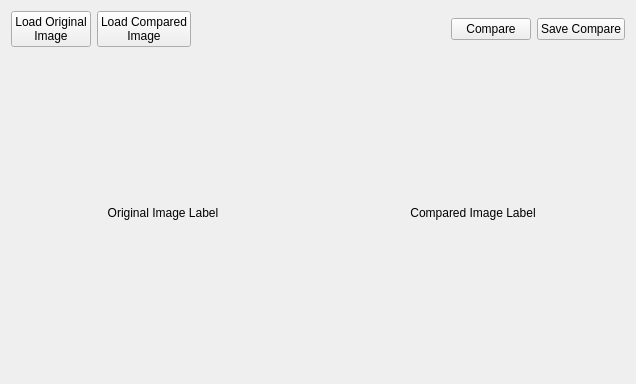
<?xml version="1.0" encoding="UTF-8"?>
<ui version="4.0">
 <class>Tab</class>
 <widget class="QWidget" name="Tab">
  <property name="geometry">
   <rect>
    <x>0</x>
    <y>0</y>
    <width>636</width>
    <height>384</height>
   </rect>
  </property>
  <property name="windowTitle">
   <string>Form</string>
  </property>
  <layout class="QVBoxLayout" name="vLayout">
   <item>
    <layout class="QHBoxLayout" name="hLayout">
     <item>
      <widget class="QPushButton" name="btn_loadOriImage">
       <property name="text">
        <string>Load Original 
Image</string>
       </property>
      </widget>
     </item>
     <item>
      <widget class="QPushButton" name="btn_loadCmpImage">
       <property name="text">
        <string>Load Compared 
Image</string>
       </property>
      </widget>
     </item>
     <item>
      <spacer name="hSpacer">
       <property name="orientation">
        <enum>Qt::Horizontal</enum>
       </property>
       <property name="sizeHint" stdset="0">
        <size>
         <width>40</width>
         <height>20</height>
        </size>
       </property>
      </spacer>
     </item>
     <item>
      <widget class="QPushButton" name="btn_compareImage">
       <property name="text">
        <string>Compare</string>
       </property>
      </widget>
     </item>
     <item>
      <widget class="QPushButton" name="btn_saveCmpResult">
       <property name="text">
        <string>Save Compare</string>
       </property>
      </widget>
     </item>
    </layout>
   </item>
   <item>
    <layout class="QHBoxLayout" name="hLayout_2">
     <item>
      <widget class="ImageLabel" name="lb_oriImage">
       <property name="sizePolicy">
        <sizepolicy hsizetype="Expanding" vsizetype="Expanding">
         <horstretch>0</horstretch>
         <verstretch>0</verstretch>
        </sizepolicy>
       </property>
       <property name="minimumSize">
        <size>
         <width>300</width>
         <height>300</height>
        </size>
       </property>
       <property name="text">
        <string>Original Image Label</string>
       </property>
       <property name="alignment">
        <set>Qt::AlignCenter</set>
       </property>
      </widget>
     </item>
     <item>
      <widget class="ImageLabel" name="lb_cmpImage">
       <property name="sizePolicy">
        <sizepolicy hsizetype="Expanding" vsizetype="Expanding">
         <horstretch>0</horstretch>
         <verstretch>0</verstretch>
        </sizepolicy>
       </property>
       <property name="minimumSize">
        <size>
         <width>300</width>
         <height>300</height>
        </size>
       </property>
       <property name="text">
        <string>Compared Image Label</string>
       </property>
       <property name="alignment">
        <set>Qt::AlignCenter</set>
       </property>
      </widget>
     </item>
    </layout>
   </item>
  </layout>
 </widget>
 <customwidgets>
  <customwidget>
   <class>ImageLabel</class>
   <extends>QLabel</extends>
   <header>widgets/ImageLabel.h</header>
  </customwidget>
 </customwidgets>
 <resources/>
 <connections/>
</ui>
